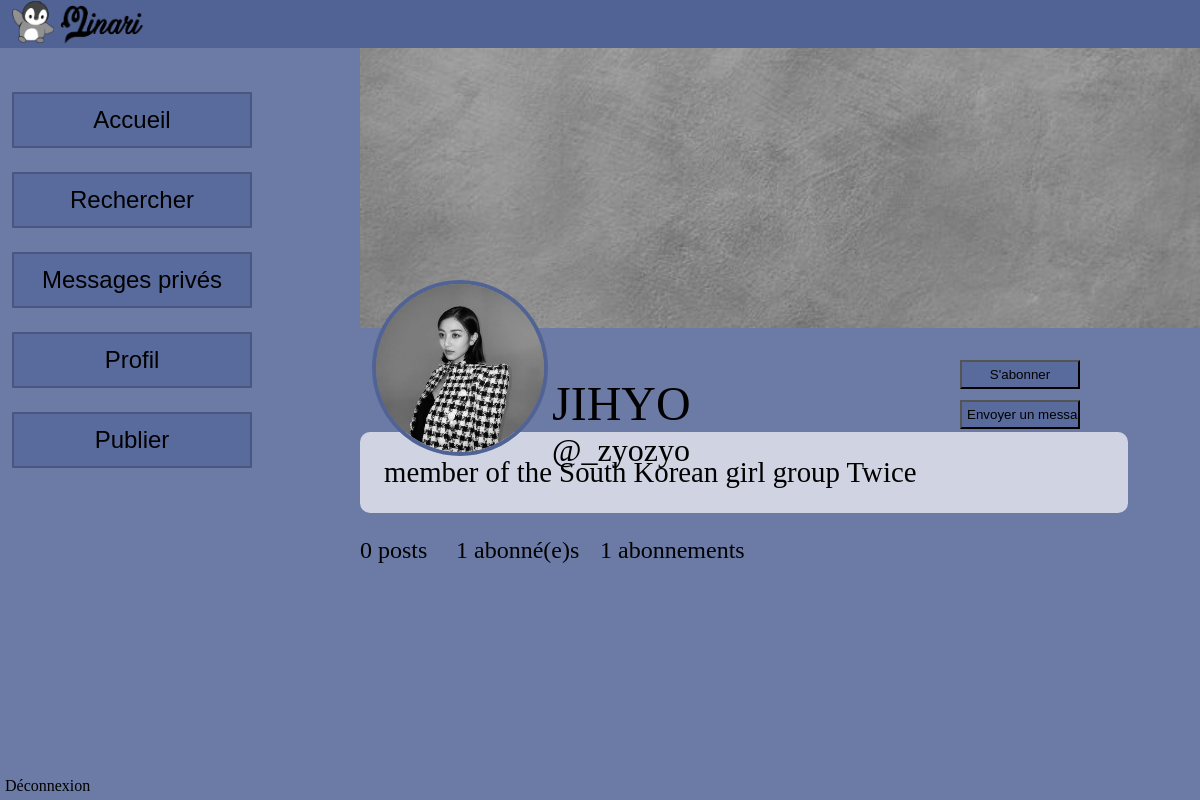
Screenshot of /code/profil.php?id=_zyozyo (signed in) with the database file from the repository.
### tables this page shows
CREATE TABLE `user` (
  `identifiant` varchar(255) NOT NULL,
  `mdp` varchar(255) NOT NULL,
  `surnom` varchar(255) NOT NULL,
  `email` varchar(255) NOT NULL,
  `anniversaire` date NOT NULL,
  `prive` int(1) NOT NULL DEFAULT 0 COMMENT '1 si privé, 0 public',
  `pdp` varchar(255) NOT NULL,
  `admin` int(1) NOT NULL DEFAULT 0 COMMENT '1 si admin, 0 sinon',
  `creation` date NOT NULL,
  `banniere` varchar(255) NOT NULL DEFAULT 'bannieres/sansbanniere.jpg',
  `biographie` varchar(300) NOT NULL DEFAULT 'A compléter...',
  `follower` int(11) NOT NULL DEFAULT 0,
  `follow` int(11) NOT NULL DEFAULT 0,
  `nbr_post` int(11) NOT NULL DEFAULT 0
);

### code/profiltraitement.php (called while the page is built, shortened)
<?php
    if(htmlspecialchars($idURL=="self")){
        $pdp = $_SESSION["user"]["pdp"];
        $id = $_SESSION["user"]["id"];
        $surnom = $_SESSION["user"]["surnom"];
        $banniere = $_SESSION["user"]['banniere'];
        $bio = $_SESSION["user"]['bio'];
        $follower = $_SESSION["user"]['follower'];
        $following = $_SESSION["user"]['following'];
        $nbr_post = $_SESSION["user"]['nbr_post'];
        $req_user = "SELECT * FROM user WHERE identifiant = '$id';";
        $res_user = mysqli_query($connexion,$req_user);
        $ligne_user = mysqli_fetch_assoc($res_user);
    }
    else{
        $req_user = "SELECT * FROM user WHERE identifiant = '$idURL';";
        $res_user = mysqli_query($connexion,$req_user);
        $ligne_user = mysqli_fetch_assoc($res_user);
        if(!isset($ligne_user['identifiant'])){
            mysqli_close($connexion);
            header("Location: http://localhost/Projet_Minari/code/introuvable.php");
            exit;
        }
        else{
            $pdp = $ligne_user['pdp'];
            $id = $ligne_user['identifiant'];
            $surnom = $ligne_user['surnom'];
            $banniere = $ligne_user['banniere'];
            $bio = $ligne_user['biographie'];
            $follower = $ligne_user['follower'];
            $following = $ligne_user['follow'];
            $nbr_post = $ligne_user['nbr_post'];
        }
    }
?>

### code/profiltraitement2.php (the view, shortened to what this page needs)
<?php
    $abonne = false;
    $demande = false;
     echo "<div class=\"banniere\"><a href=\"afficherbanniere.php?id=$id\" target=\"_blank\" rel=\"noopener noreferrer\"><img src=\"$banniere\" alt=\"Erreur\"></a></div>";
     echo "<span class=\"photoprofil\"><a href=\"afficherpdp.php?id=$id\" target=\"_blank\" rel=\"noopener noreferrer\"><img src=\"$pdp\" alt=\"Erreur\"></a></span>";
     echo "<p class=\"surnom\">".$surnom."</p>";
     if($ligne_user['prive'] == 1){
        echo "<p class=\"id\">@".$id."&#128274;</p>";
        }
     else{
        echo "<p class=\"id\">@".$id."</p>";
     }
     echo "<p class=\"bio\">".$bio."</p>
     <p class=\"followers\">".$follower." abonné(e)s </p>
     <p class=\"following\">".$following." abonnements </p>
     <p class=\"posts\"> ".$nbr_post." posts </p>";
    if(htmlspecialchars($idURL!="self")){
        if($demande){
            echo "
        <form method=\"POST\">
        <input type=\"button\" name=\"demande\" value=\"Demande en cours\" class=\"ec\">
        </form>";
        }
        elseif(!$abonne){
            echo "
        <form method=\"POST\">
        <input type=\"submit\" name=\"follow\" value=\"S'abonner\" class=\"abo\">
        </form>";
        }
        elseif($abonne){
            echo "
            <form method=\"POST\">
            <input type=\"submit\" name=\"unfollow\" value=\"Se désabonner\" class=\"desabo\">
            </form>";
        }
    }
?>

### code/profil.php (shortened to what this page needs)
<?php
    $connexion = mysqli_connect("localhost", "root", "root", "projetminari");
    $idURL = htmlspecialchars(strtolower(trim($_GET["id"])));
    include "profiltraitement.php";
?>
<!DOCTYPE html>
<html lang="fr">
<head>
    <link rel="stylesheet" href="profilstyle.css">
</head>
<body>
    <?php include "banner.php";?>
    <?php
        include "profiltraitement4.php";
        include "profiltraitement2.php";
        echo "<br>";
    ?>
    <?php
        include "index.php";
    ?>
</body>
</html>

### code/banner.php
<?php
    echo "<header role=\"banner\">
    <span><img id=\"pbanner\" src=\"images/logo7.png\" alt=\"Erreur\" width=\"3.5%\" height=\"3.5%\"></a></span>
    <span><a href=\"../Minari.php\"><img id=\"minari\" src=\"images/logo8.png\" width=\"7%\" height=\"3.5%\" alt=\"Erreur\"></a></span>
    </header>";
?>

### code/profiltraitement4.php (shortened to what this page needs)
<?php
    if($ligne_user['prive']==0 or $ligne_isfollowed or $_SESSION['user']['admin']==1){
        if($idURL!="self"){
            echo "
            <form method=\"POST\">
            <input type=\"submit\" name=\"mp\" value=\"Envoyer un message privé\" class=\"emp\">
            </form>";
        }
    }
?>

### code/index.php (shortened to what this page needs)
<?php
    echo "<section class=\"index\">
    <button onclick=\"window.location.href = 'http\://localhost/Projet_Minari/code/accueil.php';\" class=\"accueil\"><span>Accueil</span></button>
    <button onclick=\"window.location.href = 'http\://localhost/Projet_Minari/code/rechercher.php';\" class=\"recherche\"><span>Rechercher</span></button>
    <button onclick=\"window.location.href = 'http\://localhost/Projet_Minari/code/messageprive.php';\" class=\"mp\"><span>Messages privés ";
    echo "</span></button>";
    echo "<button onclick=\"window.location.href = 'http\://localhost/Projet_Minari/code/profil.php?id=self';\"class=\"profil\"><span>Profil</span></button>";
    echo "<button onclick=\"window.location.href = 'http\://localhost/Projet_Minari/code/publier.php';\" class=\"publier\"><span>Publier</span></button>";
    echo "<a href=\"http://localhost/Projet_Minari/code/deconnexion.php\" class=\"deconnexion\">Déconnexion</a>
    </section>";
?>

### code/profilstyle.css (style rules this page uses)
body { background-color: #516395d7; margin: 0; padding: 0; }
header { text-align: start; background-color: #516395; position: fixed; z-index: 100; top: 0; }
#pbanner { margin: 0.1%; margin-left: 1%; position: relative; }
#minari { margin-left: 0.1%; }
.banniere img { height: 35%; width: 70%; object-position: center; object-fit:cover; display: flex; position: absolute; margin-left: 30%; margin-top: 4%; z-index: 0; top: 0; }
.photoprofil img { border-radius: 50%; width: 14%; object-fit: cover; object-position: center; display: flex; z-index: 2; border:4px #516395 solid; position: absolute; top: 35%; left: 31%; }
@media screen and (min-width: 901px) { .surnom { color: black; position: absolute; top: 41%; left: 46%; font-size: 300%; } }
@media screen and (min-width: 901px) { .id { color: black; position: absolute; top: 50%; left: 46%; font-size: 200%; } }
.bio { color: black; background-color: hsla(0, 0%, 100%, 0.679); width: 60%; font-size: 180%; margin-top: 36%; margin-left: 30%; margin-bottom: 0; padding: 2%; border-radius: 10px; }
.followers { position: absolute; color: black; font-size: x-large; margin-left: 38%; }
.following { position: absolute; color: black; font-size: x-large; margin-left: 50%; }
.posts { position: static; color: black; font-size: x-large; margin-left: 30%; }
button { background-color: #ffffff00; color: rgb(0, 0, 0); border: none; font-size: 16px; margin: 4px 2px; transition-duration: 0.4s; cursor: pointer; border: 2px solid rgba(0, 0, 0, 0.189); }
.accueil { background-color: #596b9d; margin: 1%; padding: 1%; width: 20%; position: fixed; top: 10%; font-size: x-large; }
.recherche { background-color: #596b9d; margin: 1%; padding: 1%; width: 20%; position: fixed; top: 20%; font-size: x-large; }
.mp { background-color: #596b9d; margin: 1%; padding: 1%; width: 20%; position: fixed; top: 30%; font-size: x-large; }
.profil { background-color: #596b9d; margin: 1%; padding: 1%; width: 20%; position: fixed; top: 40%; font-size: x-large; }
.publier { background-color: #596b9d; margin: 1%; padding: 1%; width: 20%; position: fixed; left: 0; top: 50%; font-size: x-large; }
.deconnexion { position: fixed; color: #000; padding: 5px; bottom: 0; text-decoration: none; }
.abo { background-color: #596b9d; position: absolute; top: 45%; right: 10%; width: 10%; padding: 5px; }
.emp { background-color: #596b9d; position: absolute; top: 50%; right: 10%; width: 10%; padding: 5px; }

### rows the page displays
user: banniere (picture), pdp (picture), surnom "JIHYO", identifiant "_zyozyo", biographie "member of the South Korean girl group Twice", follower "1", follow "1", nbr_post "0"
